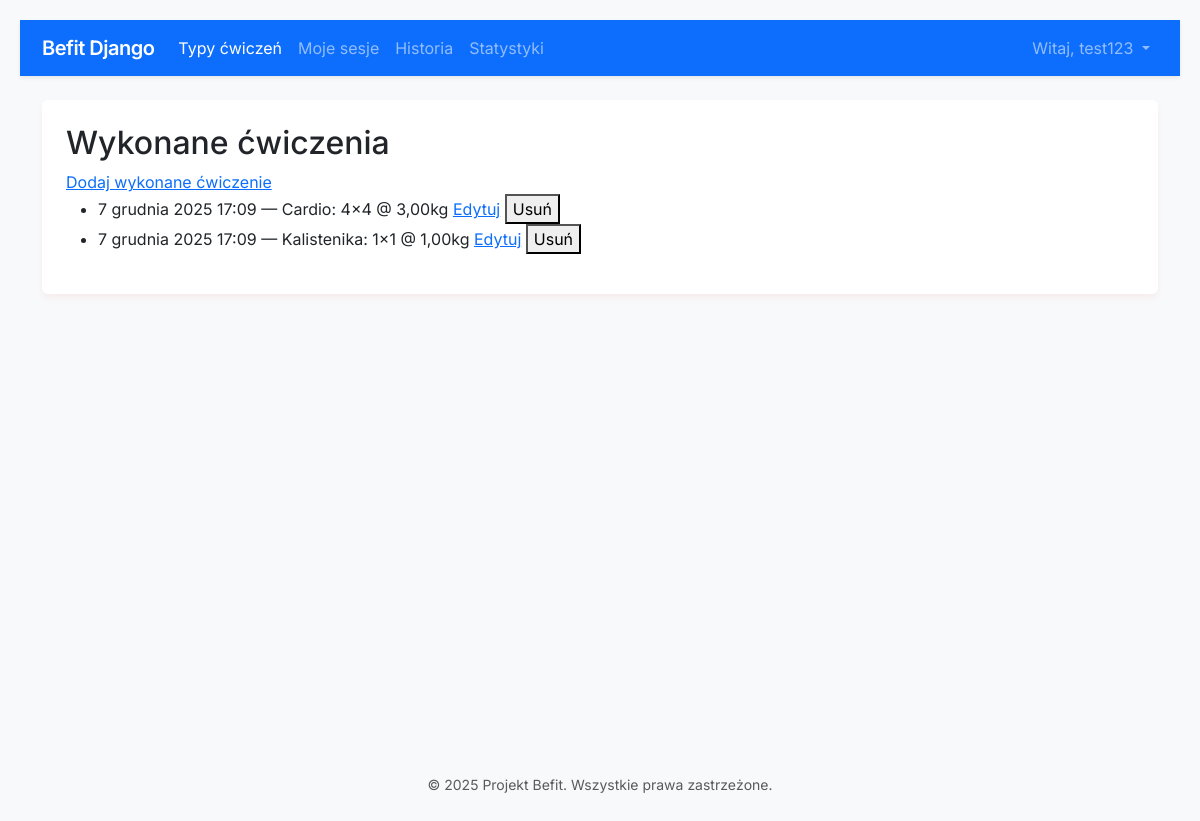
Page /performed/ (signed in) on the committed database.
### workout/models.py (models this page shows, shortened)
class PerformedExercise(models.Model):
    user = models.ForeignKey(settings.AUTH_USER_MODEL, on_delete=models.CASCADE, related_name='performed_exercises')
    session = models.ForeignKey(TrainingSession, on_delete=models.CASCADE, related_name='performed_exercises')
    exercise_type = models.ForeignKey(ExerciseType, on_delete=models.PROTECT, related_name='performed')
    load = models.DecimalField('Obciążenie (kg)', max_digits=6, decimal_places=2, help_text='Podaj obciążenie w kilogramach.')
    sets = models.PositiveIntegerField('Liczba serii', help_text='Ile serii wykonano.')
    reps = models.PositiveIntegerField('Powtórzenia w serii', help_text='Ile powtórzeń w jednej serii.')

class TrainingSession(models.Model):
    user = models.ForeignKey(settings.AUTH_USER_MODEL, on_delete=models.CASCADE, related_name='sessions')
    start = models.DateTimeField('Data i czas rozpoczęcia')
    end = models.DateTimeField('Data i czas zakończenia')
    notes = models.TextField('Notatki', blank=True)

class ExerciseType(models.Model):
    name = models.CharField('Nazwa ćwiczenia', max_length=100, unique=True, help_text='Wprowadź czytelną nazwę ćwiczenia.')
    description = models.TextField('Opis', blank=True, help_text='Krótki opis ćwiczenia (opcjonalnie).')

### workout/views.py (the view)
# urls.py: path('performed/', views.PerformedExerciseListView.as_view(), name='performed-list'),
class PerformedExerciseListView(LoginRequiredMixin, ListView):
    model = PerformedExercise
    template_name = 'workout/performed_list.html'
    context_object_name = 'performed'
    def get_queryset(self):
        return PerformedExercise.objects.filter(user=self.request.user).order_by('-session__start')

### templates/workout/performed_list.html
{% extends 'base.html' %}
{% block content %}
<h2>Wykonane ćwiczenia</h2>
<a href="{% url 'performed-add' %}">Dodaj wykonane ćwiczenie</a>
<ul>
  {% for p in performed %}
    <li>{{ p.session.start }} — {{ p.exercise_type.name }}: {{ p.sets }}x{{ p.reps }} @ {{ p.load }}kg
        <a href="{% url 'performed-edit' p.pk %}">Edytuj</a>
        <form method="post" action="{% url 'performed-delete' p.pk %}" style="display:inline">{% csrf_token %}<button>Usuń</button></form>
    </li>
  {% empty %}<li>Brak zapisanych ćwiczeń.</li>{% endfor %}
</ul>
{% endblock %}

### templates/base.html (shortened to what this page needs)
<!doctype html>
<html lang="pl">
<head>
  <link href="https://cdn.jsdelivr.net/npm/bootstrap@5.3.0/dist/css/bootstrap.min.css" rel="stylesheet">
  <link rel="stylesheet" href="/static/style.css">
</head>
<body>
  <nav class="navbar navbar-expand-lg navbar-dark bg-primary shadow-sm mb-4">
    <div class="container">
      <a class="navbar-brand" href="{% url 'exercise-types' %}">Befit Django</a>
      <div class="collapse navbar-collapse" id="navbarNav">
        <ul class="navbar-nav me-auto">
          <li class="nav-item">
            <a class="nav-link active" href="{% url 'exercise-types' %}">Typy ćwiczeń</a>
          </li>
          {% if user.is_authenticated %}
            <li class="nav-item"><a class="nav-link" href="{% url 'session-list' %}">Moje sesje</a></li>
            <li class="nav-item"><a class="nav-link" href="{% url 'performed-list' %}">Historia</a></li>
            <li class="nav-item"><a class="nav-link" href="{% url 'stats' %}">Statystyki</a></li>
          {% endif %}
        </ul>
        <ul class="navbar-nav">
          {% if user.is_authenticated %}
            <li class="nav-item dropdown">
              <a class="nav-link dropdown-toggle" href="#" role="button" data-bs-toggle="dropdown">
                Witaj, {{ user.username }}
              </a>
            </li>
          {% else %}
            <li class="nav-item">
              <a class="btn btn-light text-primary fw-bold" href="{% url 'login' %}">Zaloguj się</a>
            </li>
          {% endif %}
        </ul>
      </div>
    </div>
  </nav>
  <main class="container">
    <div class="bg-white p-4 rounded card-custom">
      {% block content %}{% endblock %}
    </div>
  </main>
  <footer class="text-center py-4 text-muted mt-5">
    <small>&copy; 2025 Projekt Befit. Wszystkie prawa zastrzeżone.</small>
  </footer>
</body>
</html>

### static/style.css (style rules this page uses)
body { font-family:Arial,Helvetica,sans-serif;margin:20px; }
nav { margin-bottom:10px; }

### templates/base.html (style rules this page uses)
body { font-family: 'Inter', sans-serif; background-color: #f8f9fa; min-height: 100vh; display: flex; flex-direction: column; }
main { flex: 1; }
.navbar-brand { font-weight: 600; letter-spacing: -0.5px; }
.card-custom { box-shadow: 0 4px 6px rgba(197, 19, 19, 0.05); border: none; }

### rows in the picture
PerformedExercise: session.start "7 grudnia 2025 17:09", exercise_type.name "Cardio", sets "4", reps "4", load "3,00"
PerformedExercise: session.start "7 grudnia 2025 17:09", exercise_type.name "Kalistenika", sets "1", reps "1", load "1,00"

### other values in the picture
{{ user.username }} "test123"
